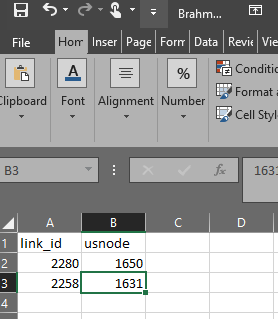
#> input picture _images/brahma_fixlinks_csv.png, 278 x 319 px; its folder holds only this picture in this run
$ python -i im_utils.py   (imports and definitions only)   (older library calls are emulated)
#> lines starting #> are read from the running program, lines starting #| are printed output that depends on the picture
# -*- coding: utf-8 -*-
"""
Image Utilities (im_utils.py)
=============================

.. note::
    Almost all the functions that manipulate images within this file require that the images be binary.


Many of these functions are wrappers around functionality found in skimage or
opencv that either add additonal functionality or provide convenience.
"""
import cv2
import numpy as np
from scipy import ndimage as nd
from skimage import morphology, measure, util

# TODO: add checks for inputs to ensure proper types


# [849 lines left out: functions get_array, neighbors_flat, reglobalize_flat_idx, nfour_connectivity, four_conn, edge_coords and 13 more, not called in this run]


def fill_holes(I, maxholesize=0):
    """
    Fills holes up to a specified size in a binary image. The boundary pixels
    of the image are turned off before identifying holes so that holes created
    by the edge of the image are not considered holes.

    Parameters
    ----------
    I : np.array
        Binary image.
    maxholesize : int, optional
        The maximum allowed hole size in pixels. The default is 0.

    Returns
    -------
    I : np.array
        The holes-filled image.

    """

    I = np.array(I, dtype=bool)

    if maxholesize == 0:
        I = nd.morphology.binary_fill_holes(I)
        return I
    else:
        # Fill only holes less than maxholesize
        Icomp = util.invert(I)

        # Remove boundary pixels so holes created by image boundary are not considered blobs
        Icomp[:, 0] = 0
        Icomp[:, -1] = 0
        Icomp[0, :] = 0
        Icomp[-1, :]= 0

        # Get blob properties of complement image
        props = ['coords', 'area']
        rp, _ = regionprops(Icomp, props, connectivity=1)

        # Blob indices less than specified threshold
        keepidcs = [i for i, x in enumerate(rp['area']) if x <= maxholesize]

        # Fill 'dem holes!
        for k in keepidcs:
            I[rp['coords'][k][:, 0], rp['coords'][k][:, 1]] = 1

        return I


# [639 lines left out: functions im_connectivity, downsample_binary_image, skel_endpoints, skel_branchpoints, bp_kernels, skel_kernels and 2 more, not called in this run]

>>> import cv2
>>> picture = cv2.imread('../_images/brahma_fixlinks_csv.png')
#> picture is the input picture: shape (319, 278, 3); mean B, G, R 161.5, 161.8, 161.3
>>> result = fill_holes(picture)
#> in fill_holes, `I = np.array(I, dtype=bool)`:
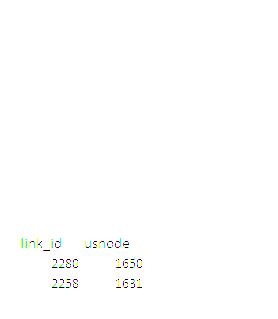
#> I: shape (319, 278, 3) bool; mean of channels 0, 1, 2 0.996, 0.997, 0.997; drawn as B, G, R
